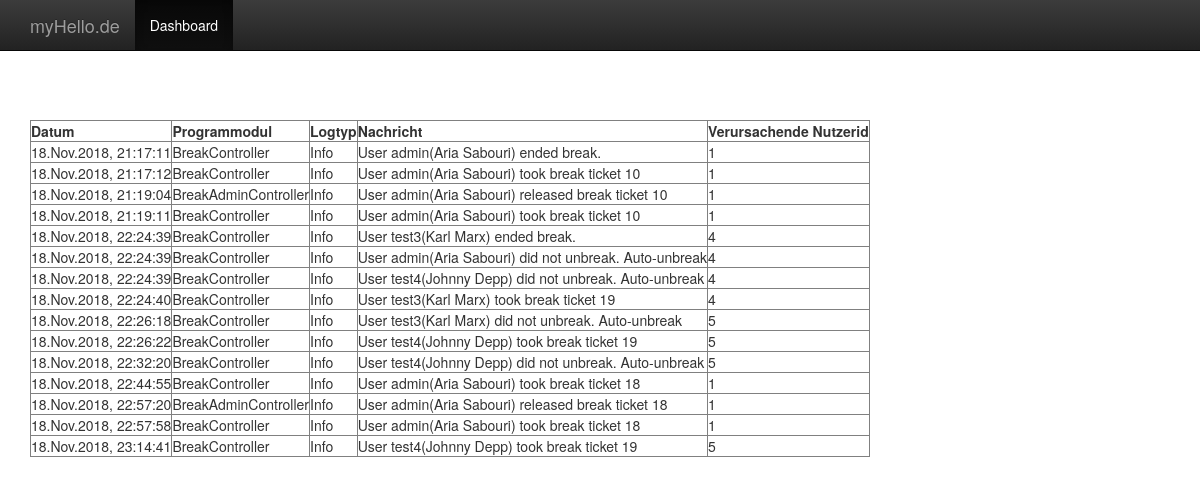
The app's page /index.php/logs (signed in) with its own data.
### tables this page shows
CREATE TABLE IF NOT EXISTS `logs` (
  `id` int(11) NOT NULL AUTO_INCREMENT,
  `time` int(11) NOT NULL,
  `controller` varchar(255) NOT NULL,
  `msgtype` varchar(255) NOT NULL,
  `msg` varchar(255) NOT NULL,
  `user` int(11) NOT NULL,
  `msgcode` int(3) DEFAULT NULL,
  PRIMARY KEY (`id`)
);

### src/Core/AbstractController.php (called while the page is built, shortened)
<?php
abstract class AbstractController
{
  protected function render($view, $params)
  {
    extract($params);
    include __DIR__ . "/../../views/{$view}.php";
  }
}
?>

### src/Log/LogController.php (called while the page is built, shortened)
<?php
class LogController extends AbstractController
{
    public function __construct(LogRepository $logRepository, UserController $userController, $configs)
    {
      $this->logRepository = $logRepository;
    }
    public function showLogs()
    {
      if(isset($_GET['msgtype']) && !empty($_GET['msgtype'])){
          $msgType = $_GET['msgtype'];
          $logs = $this->logRepository->fetchLogsByMsgType($msgType);
      } else {
          $logs = $this->logRepository->all();
      }
      $this->render('admin/logs/showlogs', [
      'logs' => $logs]);
    }
}
?>

### src/Log/LogRepository.php (called while the page is built, shortened)
<?php
class LogRepository extends AbstractRepository
{
    public function getTableName()
    {
        return "logs";
    }
    public function getModelName()
    {
        return "App\\Log\\LogModel";
    }
}
?>

### src/Core/AbstractRepository.php (called while the page is built, shortened)
<?php
abstract class AbstractRepository
{
  protected $pdo;
  public function __construct(PDO $pdo)
  {
    $this->pdo = $pdo;
  }
  function all()
  {
     $table = $this->getTableName();
     $model = $this->getModelName();
     $stmt = $this->pdo->query("SELECT * FROM `$table`");
     $res = $stmt->fetchAll(PDO::FETCH_CLASS, $model);
     return $res;
  }
}
 ?>

### autoload.php (called while the page is built, shortened)
<?php
spl_autoload_register(function ($class) {
    $prefix = 'App\\';
    $base_dir = __DIR__ . '/src/';
    $len = strlen($prefix);
    $relative_class = substr($class, $len);
    $file = $base_dir . str_replace('\\', '/', $relative_class) . '.php';
});

### views/admin/logs/showlogs.php (the view)
<?php include __DIR__ . "/../../layout/header.php"; ?>
<br/>
<br/>
<table border="true">
  <tr>
    <th>
      Datum
    </th>
    <th>
      Programmodul
    </th>
    <th>
      Logtyp
    </th>
    <th>
      Nachricht
    </th>
    <th>
      Verursachende Nutzerid
    </th>
  </tr>
  <?php
  foreach($logs as $log)
  {
    $msgType = $log->msgtype == "ERR" ? "Fehler" : "Info";
    echo '
    <tr>
      <td>
        '.date("d.M.Y, H:i:s", $log->time).'
      </td>
      <td>
        '.$log->controller.'
      </td>
      <td>
        '.$msgType.'
      </td>
      <td>
        '.$log->msg.'
      </td>
      <td>
        '.$log->user.'
      </td>
    </tr>';
  }
  ?>
</table>
<?php include __DIR__ . "/../../layout/footer.php"; ?>

### records on screen
logs: time "18.Nov.2018, 21:17:11", controller "BreakController", msgtype "Info", msg "User admin(Aria Sabouri) ended break.", user "1"
logs: time "18.Nov.2018, 21:17:12", controller "BreakController", msgtype "Info", msg "User admin(Aria Sabouri) took break ticket 10", user "1"
logs: time "18.Nov.2018, 21:19:04", controller "BreakAdminController", msgtype "Info", msg "User admin(Aria Sabouri) released break ticket 10", user "1"
logs: time "18.Nov.2018, 21:19:11", controller "BreakController", msgtype "Info", msg "User admin(Aria Sabouri) took break ticket 10", user "1"
logs: time "18.Nov.2018, 22:24:39", controller "BreakController", msgtype "Info", msg "User test3(Karl Marx) ended break.", user "4"
logs: time "18.Nov.2018, 22:24:39", controller "BreakController", msgtype "Info", msg "User admin(Aria Sabouri) did not unbreak. Auto-unbreak", user "4"
logs: time "18.Nov.2018, 22:24:39", controller "BreakController", msgtype "Info", msg "User test4(Johnny Depp) did not unbreak. Auto-unbreak", user "4"
logs: time "18.Nov.2018, 22:24:40", controller "BreakController", msgtype "Info", msg "User test3(Karl Marx) took break ticket 19", user "4"
logs: time "18.Nov.2018, 22:26:18", controller "BreakController", msgtype "Info", msg "User test3(Karl Marx) did not unbreak. Auto-unbreak", user "5"
logs: time "18.Nov.2018, 22:26:22", controller "BreakController", msgtype "Info", msg "User test4(Johnny Depp) took break ticket 19", user "5"
logs: time "18.Nov.2018, 22:32:20", controller "BreakController", msgtype "Info", msg "User test4(Johnny Depp) did not unbreak. Auto-unbreak", user "5"
logs: time "18.Nov.2018, 22:44:55", controller "BreakController", msgtype "Info", msg "User admin(Aria Sabouri) took break ticket 18", user "1"
logs: time "18.Nov.2018, 22:57:20", controller "BreakAdminController", msgtype "Info", msg "User admin(Aria Sabouri) released break ticket 18", user "1"
logs: time "18.Nov.2018, 22:57:58", controller "BreakController", msgtype "Info", msg "User admin(Aria Sabouri) took break ticket 18", user "1"
logs: time "18.Nov.2018, 23:14:41", controller "BreakController", msgtype "Info", msg "User test4(Johnny Depp) took break ticket 19", user "5"
